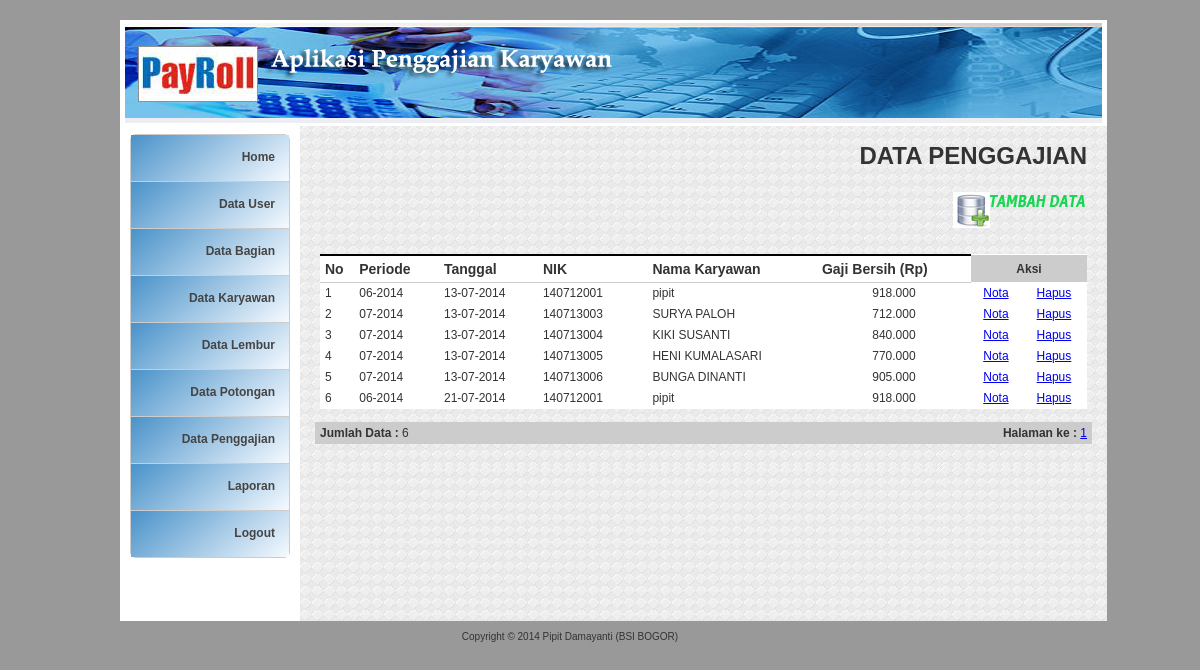
The page /?page=Penggajian-Data (signed in) on the database its author committed.
### tables this page shows
CREATE TABLE IF NOT EXISTS `penggajian` (
  `id_slip` char(6) NOT NULL,
  `periode_gaji` char(7) NOT NULL,
  `tanggal` date NOT NULL,
  `nik` char(20) NOT NULL,
  `gaji_pokok` int(10) NOT NULL,
  `tunj_transport` int(10) NOT NULL,
  `tunj_makan` int(10) NOT NULL,
  `total_lembur` int(10) NOT NULL,
  `total_potongan` int(10) NOT NULL,
  `kd_user` char(4) NOT NULL,
  PRIMARY KEY (`id_slip`)
);

CREATE TABLE IF NOT EXISTS `karyawan` (
  `nik` char(20) NOT NULL,
  `nm_karyawan` varchar(50) NOT NULL,
  `kd_bagian` char(6) NOT NULL,
  `kelamin` varchar(10) NOT NULL,
  `gol_darah` enum('','A','B','AB','O') NOT NULL,
  `agama` varchar(20) NOT NULL,
  `alamat_tinggal` varchar(100) NOT NULL,
  `no_telepon` int(12) NOT NULL,
  `tempat_lahir` varchar(30) NOT NULL,
  `tanggal_lahir` date NOT NULL,
  `status_kawin` enum('Kawin','Belum Kawin') NOT NULL,
  `tanggal_masuk` date NOT NULL,
  PRIMARY KEY (`nik`)
);

### library/inc.library.php (called while the page is built, shortened)
<?php
function IndonesiaTgl($tanggal){
	$tgl=substr($tanggal,8,2);
	$bln=substr($tanggal,5,2);
	$thn=substr($tanggal,0,4);
	$awal="$tgl-$bln-$thn";
	return $awal;
}
function format_angka($angka) {
	$hasil =  number_format($angka,0, ",",".");
	return $hasil;
}
?>

### penggajian_data.php (the view, shortened to what this page needs)
<?php
$row = 50;
$hal = isset($_GET['hal']) ? $_GET['hal'] : 0;
$pageSql = "SELECT * FROM penggajian";
$pageQry = mysql_query($pageSql, $koneksidb) or die ("error paging: ".mysql_error());
$jml	 = mysql_num_rows($pageQry);
$max	 = ceil($jml/$row);
?>
<table width="777" border="0" cellpadding="2" cellspacing="0" class="table-border">
  <tr>
    <td colspan="2" align="right"><h1><b>DATA PENGGAJIAN </b></h1></td>
  </tr>
  <tr>
    <td colspan="2" align="right"><a href="?page=Penggajian-Add" target="_self"><img src="images/ADD DATA.png" width="134" height="36" border="0" /></a></td>
  </tr>
  <tr>
    <td colspan="2">&nbsp;</td>
  </tr>
  <tr>
    <td colspan="2"><table class="table-list" width="100%" border="0" cellspacing="1" cellpadding="2">
      <tr>
        <th width="25"><b>No</b></th>
        <th width="78"><strong>Periode</strong></th>
        <th width="94"><strong>Tanggal</strong></th>
        <th width="105">NIK</th>
        <th width="171">Nama Karyawan </th>
        <th width="158"><b>Gaji Bersih (Rp) </b></th>
        <td colspan="3" align="center" bgcolor="#CCCCCC"><b>Aksi</b><b></b></td>
        </tr>
      <?php
	$mySql 	= "SELECT penggajian.*, karyawan.nik, karyawan.nm_karyawan FROM penggajian
				LEFT JOIN karyawan ON penggajian.nik=karyawan.nik
				ORDER BY penggajian.id_slip ASC LIMIT $hal, $row";
	$myQry 	= mysql_query($mySql, $koneksidb)  or die ("Query  salah : ".mysql_error());
	$nomor  = 0;
	while ($myData = mysql_fetch_array($myQry)) {
		$nomor++;
		$Kode = $myData['id_slip'];
		$totalGaji = $myData['gaji_pokok'] + $myData['tunj_transport'] + $myData['tunj_makan'] + $myData['total_lembur'] ;
		$gajiBersih= $totalGaji - $myData['total_potongan'];
	?>
      <tr>
        <td><?php echo $nomor; ?></td>
        <td><?php echo $myData['periode_gaji']; ?></td>
        <td><?php echo IndonesiaTgl($myData['tanggal']); ?></td>
        <td><?php echo $myData['nik']; ?></td>
        <td><?php echo $myData['nm_karyawan']; ?></td>
        <td align="center"><?php echo format_angka($gajiBersih); ?></td>
        <td width="42" align="center"><a href="penggajian_nota.php?noNota=<?php echo $Kode; ?>" target="_blank">Nota</a></td>
		<td width="59" align="center"><a href="?page=Penggajian-Delete&amp;Kode=<?php echo $Kode; ?>" target="_self" alt="Delete Data" onclick="return confirm('ANDA YAKIN AKAN MENGHAPUS DATA PENGGAJIAN INI ... ?')">Hapus</a></td>
      </tr>
      <?php } ?>
    </table>    </td>
  </tr>
  <tr class="selKecil">
    <td width="360" height="22" bgcolor="#CCCCCC"><b>Jumlah Data :</b> <?php echo $jml; ?> </td>
    <td width="409" align="right" bgcolor="#CCCCCC"><b>Halaman ke :</b>
      <?php
	for ($h = 1; $h <= $max; $h++) {
		$list[$h] = $row * $h - $row;
		echo " <a href='?page=Penggajian-Data&hal=$list[$h]'>$h</a> ";
	}
	?></td>
  </tr>
</table>

### styles/style_admin.css (style rules this page uses)
.table-list { clear: both; text-align: left; border-collapse: collapse; margin: 0px 0px 10px 0px; background:#fff; }
.table-list th { color: #333; font-size: 14px; font-weight: 700; margin: 2px 2px 2px 2px; padding: 5px 5px; background: url(../images/feed-title-white.jpg) repeat-x top #fff; border-bottom: 1px solid #CCC; border-top: 2px solid #000000; }
.table-list td { color: #333; font-size:12px; border-color: #fff; border-collapse: collapse; vertical-align: center; padding: 3px 5px; border-bottom:1px #CCCCCC solid; }
.table-print td { color: #333; font-size:12px; border-color: #fff; border-collapse: collapse; vertical-align: center; padding: 3px 5px; }
.selKecil { color: #333; font-size:12px; border-color: #fff; border-collapse: collapse; vertical-align: center; padding: 3px 5px; border-bottom:1px #CCCCCC solid; }

### index.php (style rules this page uses)
body,td,th { font-family: Arial; }

### rows shown on the page
penggajian: periode_gaji "06-2014", tanggal "13-07-2014", karyawan.nik "140712001", karyawan.nm_karyawan "pipit", format_angka($gajiBersih) "918.000"
penggajian: periode_gaji "07-2014", tanggal "13-07-2014", karyawan.nik "140713003", karyawan.nm_karyawan "SURYA PALOH", format_angka($gajiBersih) "712.000"
penggajian: periode_gaji "07-2014", tanggal "13-07-2014", karyawan.nik "140713004", karyawan.nm_karyawan "KIKI SUSANTI", format_angka($gajiBersih) "840.000"
penggajian: periode_gaji "07-2014", tanggal "13-07-2014", karyawan.nik "140713005", karyawan.nm_karyawan "HENI KUMALASARI", format_angka($gajiBersih) "770.000"
penggajian: periode_gaji "07-2014", tanggal "13-07-2014", karyawan.nik "140713006", karyawan.nm_karyawan "BUNGA DINANTI", format_angka($gajiBersih) "905.000"
penggajian: periode_gaji "06-2014", tanggal "21-07-2014", karyawan.nik "140712001", karyawan.nm_karyawan "pipit", format_angka($gajiBersih) "918.000"

### other values the page prints
$jml "6"
